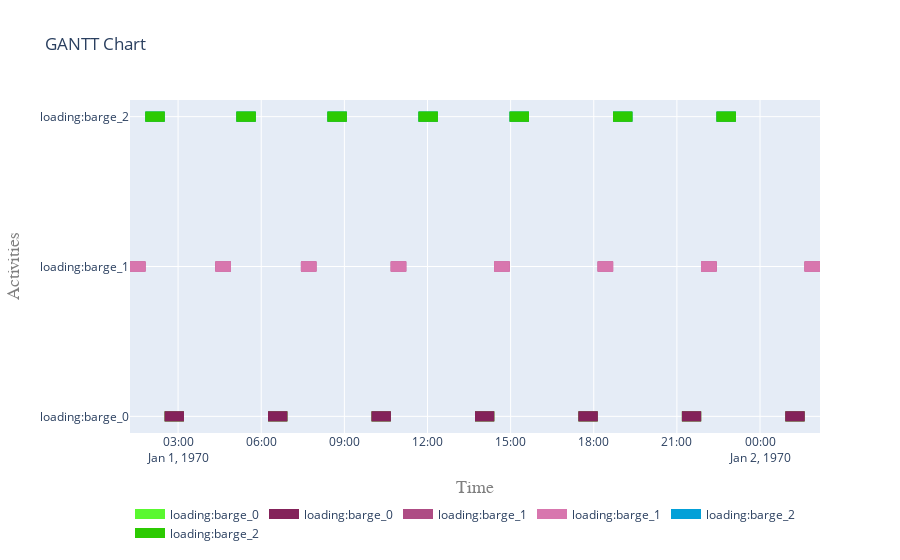

The code cell stored with this chart in its notebook:
### Markdown cell above
Plot only activities whose namespace (firt letters) matches load*

### Code cell
def expand(a, namespace):
    n = len(namespace)
    sa = []
    if a.name[0:n]==namespace:
        sa.append(a)
    if hasattr(a, "sub_processes"):
        for s in a.sub_processes:
            if s.name[0:n]==namespace:
                sa.append(s)
            sa+=expand(s,namespace)
    return sa
all_activities = []
for a in [*activities]:
    all_activities+=expand(activities[a],'load')
all_activities
fig = plot.get_gantt_chart(all_activities)

### Figure 1 — Plotly figure (JSON) as saved in the notebook; plotly's stock layout.template omitted (floating-point values rounded to 4 significant figures)
{"data": [{"connectgaps": false, "hoverinfo": "y+name", "line": {"color": "rgb(90,248,48)", "width": 10}, "mode": "lines", "name": "loading:barge_0", "type": "scatter", "x": ["1970-01-01T02:30:52", "1970-01-01T02:30:52", "1970-01-01T03:12:32", "1970-01-01T03:12:32", "1970-01-01T03:12:32", "1970-01-01T06:14:52", "1970-01-01T06:14:52", "1970-01-01T06:56:32", "1970-01-01T06:56:32", "1970-01-01T06:56:32", "1970-01-01T09:58:52", "1970-01-01T09:58:52", "1970-01-01T10:40:32", "1970-01-01T10:40:32", "1970-01-01T10:40:32", "1970-01-01T13:42:52", "1970-01-01T13:42:52", "1970-01-01T14:24:32", "1970-01-01T14:24:32", "1970-01-01T14:24:32", "1970-01-01T17:26:52", "1970-01-01T17:26:52", "1970-01-01T18:08:32", "1970-01-01T18:08:32", "1970-01-01T18:08:32", "1970-01-01T21:10:52", "1970-01-01T21:10:52", "1970-01-01T21:52:32", "1970-01-01T21:52:32", "1970-01-01T21:52:32", "1970-01-02T00:54:52", "1970-01-02T00:54:52", "1970-01-02T01:36:32", "1970-01-02T01:36:32", "1970-01-02T01:36:32", "1970-01-01T02:30:52", "1970-01-01T02:30:52", "1970-01-01T03:12:32", "1970-01-01T03:12:32", "1970-01-01T03:12:32", "1970-01-01T06:14:52", "1970-01-01T06:14:52", "1970-01-01T06:56:32", "1970-01-01T06:56:32", "1970-01-01T06:56:32", "1970-01-01T09:58:52", "1970-01-01T09:58:52", "1970-01-01T10:40:32", "1970-01-01T10:40:32", "1970-01-01T10:40:32", "1970-01-01T13:42:52", "1970-01-01T13:42:52", "1970-01-01T14:24:32", "1970-01-01T14:24:32", "1970-01-01T14:24:32", "1970-01-01T17:26:52", "1970-01-01T17:26:52", "1970-01-01T18:08:32", "1970-01-01T18:08:32", "1970-01-01T18:08:32", "1970-01-01T21:10:52", "1970-01-01T21:10:52", "1970-01-01T21:52:32", "1970-01-01T21:52:32", "1970-01-01T21:52:32", "1970-01-02T00:54:52", "1970-01-02T00:54:52", "1970-01-02T01:36:32", "1970-01-02T01:36:32", "1970-01-02T01:36:32"], "y": ["loading:barge_0", "loading:barge_0", "loading:barge_0", "loading:barge_0", null, "loading:barge_0", "loading:barge_0", "loading:barge_0", "loading:barge_0", null, "loading:barge_0", "loading:barge_0", "loading:barge_0", "loading:barge_0", null, "loading:barge_0", "loading:barge_0", "loading:barge_0", "loading:barge_0", null, "loading:barge_0", "loading:barge_0", "loading:barge_0", "loading:barge_0", null, "loading:barge_0", "loading:barge_0", "loading:barge_0", "loading:barge_0", null, "loading:barge_0", "loading:barge_0", "loading:barge_0", "loading:barge_0", null, "loading:barge_0", "loading:barge_0", "loading:barge_0", "loading:barge_0", null, "loading:barge_0", "loading:barge_0", "loading:barge_0", "loading:barge_0", null, "loading:barge_0", "loading:barge_0", "loading:barge_0", "loading:barge_0", null, "loading:barge_0", "loading:barge_0", "loading:barge_0", "loading:barge_0", null, "loading:barge_0", "loading:barge_0", "loading:barge_0", "loading:barge_0", null, "loading:barge_0", "loading:barge_0", "loading:barge_0", "loading:barge_0", null, "loading:barge_0", "loading:barge_0", "loading:barge_0", "loading:barge_0", null]}, {"connectgaps": false, "hoverinfo": "y+name", "line": {"color": "rgb(132,34,90)", "width": 10}, "mode": "lines", "name": "loading:barge_0", "type": "scatter", "x": ["1970-01-01T02:30:52", "1970-01-01T02:30:52", "1970-01-01T03:12:32", "1970-01-01T03:12:32", "1970-01-01T03:12:32", "1970-01-01T06:14:52", "1970-01-01T06:14:52", "1970-01-01T06:56:32", "1970-01-01T06:56:32", "1970-01-01T06:56:32", "1970-01-01T09:58:52", "1970-01-01T09:58:52", "1970-01-01T10:40:32", "1970-01-01T10:40:32", "1970-01-01T10:40:32", "1970-01-01T13:42:52", "1970-01-01T13:42:52", "1970-01-01T14:24:32", "1970-01-01T14:24:32", "1970-01-01T14:24:32", "1970-01-01T17:26:52", "1970-01-01T17:26:52", "1970-01-01T18:08:32", "1970-01-01T18:08:32", "1970-01-01T18:08:32", "1970-01-01T21:10:52", "1970-01-01T21:10:52", "1970-01-01T21:52:32", "1970-01-01T21:52:32", "1970-01-01T21:52:32", "1970-01-02T00:54:52", "1970-01-02T00:54:52", "1970-01-02T01:36:32", "1970-01-02T01:36:32", "1970-01-02T01:36:32", "1970-01-01T02:30:52", "1970-01-01T02:30:52", "1970-01-01T03:12:32", "1970-01-01T03:12:32", "1970-01-01T03:12:32", "1970-01-01T06:14:52", "1970-01-01T06:14:52", "1970-01-01T06:56:32", "1970-01-01T06:56:32", "1970-01-01T06:56:32", "1970-01-01T09:58:52", "1970-01-01T09:58:52", "1970-01-01T10:40:32", "1970-01-01T10:40:32", "1970-01-01T10:40:32", "1970-01-01T13:42:52", "1970-01-01T13:42:52", "1970-01-01T14:24:32", "1970-01-01T14:24:32", "1970-01-01T14:24:32", "1970-01-01T17:26:52", "1970-01-01T17:26:52", "1970-01-01T18:08:32", "1970-01-01T18:08:32", "1970-01-01T18:08:32", "1970-01-01T21:10:52", "1970-01-01T21:10:52", "1970-01-01T21:52:32", "1970-01-01T21:52:32", "1970-01-01T21:52:32", "1970-01-02T00:54:52", "1970-01-02T00:54:52", "1970-01-02T01:36:32", "1970-01-02T01:36:32", "1970-01-02T01:36:32"], "y": ["loading:barge_0", "loading:barge_0", "loading:barge_0", "loading:barge_0", null, "loading:barge_0", "loading:barge_0", "loading:barge_0", "loading:barge_0", null, "loading:barge_0", "loading:barge_0", "loading:barge_0", "loading:barge_0", null, "loading:barge_0", "loading:barge_0", "loading:barge_0", "loading:barge_0", null, "loading:barge_0", "loading:barge_0", "loading:barge_0", "loading:barge_0", null, "loading:barge_0", "loading:barge_0", "loading:barge_0", "loading:barge_0", null, "loading:barge_0", "loading:barge_0", "loading:barge_0", "loading:barge_0", null, "loading:barge_0", "loading:barge_0", "loading:barge_0", "loading:barge_0", null, "loading:barge_0", "loading:barge_0", "loading:barge_0", "loading:barge_0", null, "loading:barge_0", "loading:barge_0", "loading:barge_0", "loading:barge_0", null, "loading:barge_0", "loading:barge_0", "loading:barge_0", "loading:barge_0", null, "loading:barge_0", "loading:barge_0", "loading:barge_0", "loading:barge_0", null, "loading:barge_0", "loading:barge_0", "loading:barge_0", "loading:barge_0", null, "loading:barge_0", "loading:barge_0", "loading:barge_0", "loading:barge_0", null]}, {"connectgaps": false, "hoverinfo": "y+name", "line": {"color": "rgb(174,76,132)", "width": 10}, "mode": "lines", "name": "loading:barge_1", "type": "scatter", "x": ["1970-01-01T01:15:52", "1970-01-01T01:15:52", "1970-01-01T01:49:12", "1970-01-01T01:49:12", "1970-01-01T01:49:12", "1970-01-01T04:20:56", "1970-01-01T04:20:56", "1970-01-01T04:54:16", "1970-01-01T04:54:16", "1970-01-01T04:54:16", "1970-01-01T07:26:00", "1970-01-01T07:26:00", "1970-01-01T07:59:20", "1970-01-01T07:59:20", "1970-01-01T07:59:20", "1970-01-01T10:40:32", "1970-01-01T10:40:32", "1970-01-01T11:13:52", "1970-01-01T11:13:52", "1970-01-01T11:13:52", "1970-01-01T14:24:32", "1970-01-01T14:24:32", "1970-01-01T14:57:52", "1970-01-01T14:57:52", "1970-01-01T14:57:52", "1970-01-01T18:08:32", "1970-01-01T18:08:32", "1970-01-01T18:41:52", "1970-01-01T18:41:52", "1970-01-01T18:41:52", "1970-01-01T21:52:32", "1970-01-01T21:52:32", "1970-01-01T22:25:52", "1970-01-01T22:25:52", "1970-01-01T22:25:52", "1970-01-02T01:36:32", "1970-01-02T01:36:32", "1970-01-02T02:09:52", "1970-01-02T02:09:52", "1970-01-02T02:09:52", "1970-01-01T01:15:52", "1970-01-01T01:15:52", "1970-01-01T01:49:12", "1970-01-01T01:49:12", "1970-01-01T01:49:12", "1970-01-01T04:20:56", "1970-01-01T04:20:56", "1970-01-01T04:54:16", "1970-01-01T04:54:16", "1970-01-01T04:54:16", "1970-01-01T07:26:00", "1970-01-01T07:26:00", "1970-01-01T07:59:20", "1970-01-01T07:59:20", "1970-01-01T07:59:20", "1970-01-01T10:40:32", "1970-01-01T10:40:32", "1970-01-01T11:13:52", "1970-01-01T11:13:52", "1970-01-01T11:13:52", "1970-01-01T14:24:32", "1970-01-01T14:24:32", "1970-01-01T14:57:52", "1970-01-01T14:57:52", "1970-01-01T14:57:52", "1970-01-01T18:08:32", "1970-01-01T18:08:32", "1970-01-01T18:41:52", "1970-01-01T18:41:52", "1970-01-01T18:41:52", "1970-01-01T21:52:32", "1970-01-01T21:52:32", "1970-01-01T22:25:52", "1970-01-01T22:25:52", "1970-01-01T22:25:52", "1970-01-02T01:36:32", "1970-01-02T01:36:32", "1970-01-02T02:09:52", "1970-01-02T02:09:52", "1970-01-02T02:09:52"], "y": ["loading:barge_1", "loading:barge_1", "loading:barge_1", "loading:barge_1", null, "loading:barge_1", "loading:barge_1", "loading:barge_1", "loading:barge_1", null, "loading:barge_1", "loading:barge_1", "loading:barge_1", "loading:barge_1", null, "loading:barge_1", "loading:barge_1", "loading:barge_1", "loading:barge_1", null, "loading:barge_1", "loading:barge_1", "loading:barge_1", "loading:barge_1", null, "loading:barge_1", "loading:barge_1", "loading:barge_1", "loading:barge_1", null, "loading:barge_1", "loading:barge_1", "loading:barge_1", "loading:barge_1", null, "loading:barge_1", "loading:barge_1", "loading:barge_1", "loading:barge_1", null, "loading:barge_1", "loading:barge_1", "loading:barge_1", "loading:barge_1", null, "loading:barge_1", "loading:barge_1", "loading:barge_1", "loading:barge_1", null, "loading:barge_1", "loading:barge_1", "loading:barge_1", "loading:barge_1", null, "loading:barge_1", "loading:barge_1", "loading:barge_1", "loading:barge_1", null, "loading:barge_1", "loading:barge_1", "loading:barge_1", "loading:barge_1", null, "loading:barge_1", "loading:barge_1", "loading:barge_1", "loading:barge_1", null, "loading:barge_1", "loading:barge_1", "loading:barge_1", "loading:barge_1", null, "loading:barge_1", "loading:barge_1", "loading:barge_1", "loading:barge_1", null]}, {"connectgaps": false, "hoverinfo": "y+name", "line": {"color": "rgb(216,118,174)", "width": 10}, "mode": "lines", "name": "loading:barge_1", "type": "scatter", "x": ["1970-01-01T01:15:52", "1970-01-01T01:15:52", "1970-01-01T01:49:12", "1970-01-01T01:49:12", "1970-01-01T01:49:12", "1970-01-01T04:20:56", "1970-01-01T04:20:56", "1970-01-01T04:54:16", "1970-01-01T04:54:16", "1970-01-01T04:54:16", "1970-01-01T07:26:00", "1970-01-01T07:26:00", "1970-01-01T07:59:20", "1970-01-01T07:59:20", "1970-01-01T07:59:20", "1970-01-01T10:40:32", "1970-01-01T10:40:32", "1970-01-01T11:13:52", "1970-01-01T11:13:52", "1970-01-01T11:13:52", "1970-01-01T14:24:32", "1970-01-01T14:24:32", "1970-01-01T14:57:52", "1970-01-01T14:57:52", "1970-01-01T14:57:52", "1970-01-01T18:08:32", "1970-01-01T18:08:32", "1970-01-01T18:41:52", "1970-01-01T18:41:52", "1970-01-01T18:41:52", "1970-01-01T21:52:32", "1970-01-01T21:52:32", "1970-01-01T22:25:52", "1970-01-01T22:25:52", "1970-01-01T22:25:52", "1970-01-02T01:36:32", "1970-01-02T01:36:32", "1970-01-02T02:09:52", "1970-01-02T02:09:52", "1970-01-02T02:09:52", "1970-01-01T01:15:52", "1970-01-01T01:15:52", "1970-01-01T01:49:12", "1970-01-01T01:49:12", "1970-01-01T01:49:12", "1970-01-01T04:20:56", "1970-01-01T04:20:56", "1970-01-01T04:54:16", "1970-01-01T04:54:16", "1970-01-01T04:54:16", "1970-01-01T07:26:00", "1970-01-01T07:26:00", "1970-01-01T07:59:20", "1970-01-01T07:59:20", "1970-01-01T07:59:20", "1970-01-01T10:40:32", "1970-01-01T10:40:32", "1970-01-01T11:13:52", "1970-01-01T11:13:52", "1970-01-01T11:13:52", "1970-01-01T14:24:32", "1970-01-01T14:24:32", "1970-01-01T14:57:52", "1970-01-01T14:57:52", "1970-01-01T14:57:52", "1970-01-01T18:08:32", "1970-01-01T18:08:32", "1970-01-01T18:41:52", "1970-01-01T18:41:52", "1970-01-01T18:41:52", "1970-01-01T21:52:32", "1970-01-01T21:52:32", "1970-01-01T22:25:52", "1970-01-01T22:25:52", "1970-01-01T22:25:52", "1970-01-02T01:36:32", "1970-01-02T01:36:32", "1970-01-02T02:09:52", "1970-01-02T02:09:52", "1970-01-02T02:09:52"], "y": ["loading:barge_1", "loading:barge_1", "loading:barge_1", "loading:barge_1", null, "loading:barge_1", "loading:barge_1", "loading:barge_1", "loading:barge_1", null, "loading:barge_1", "loading:barge_1", "loading:barge_1", "loading:barge_1", null, "loading:barge_1", "loading:barge_1", "loading:barge_1", "loading:barge_1", null, "loading:barge_1", "loading:barge_1", "loading:barge_1", "loading:barge_1", null, "loading:barge_1", "loading:barge_1", "loading:barge_1", "loading:barge_1", null, "loading:barge_1", "loading:barge_1", "loading:barge_1", "loading:barge_1", null, "loading:barge_1", "loading:barge_1", "loading:barge_1", "loading:barge_1", null, "loading:barge_1", "loading:barge_1", "loading:barge_1", "loading:barge_1", null, "loading:barge_1", "loading:barge_1", "loading:barge_1", "loading:barge_1", null, "loading:barge_1", "loading:barge_1", "loading:barge_1", "loading:barge_1", null, "loading:barge_1", "loading:barge_1", "loading:barge_1", "loading:barge_1", null, "loading:barge_1", "loading:barge_1", "loading:barge_1", "loading:barge_1", null, "loading:barge_1", "loading:barge_1", "loading:barge_1", "loading:barge_1", null, "loading:barge_1", "loading:barge_1", "loading:barge_1", "loading:barge_1", null, "loading:barge_1", "loading:barge_1", "loading:barge_1", "loading:barge_1", null]}, {"connectgaps": false, "hoverinfo": "y+name", "line": {"color": "rgb(2,160,216)", "width": 10}, "mode": "lines", "name": "loading:barge_2", "type": "scatter", "x": ["1970-01-01T01:49:12", "1970-01-01T01:49:12", "1970-01-01T02:30:52", "1970-01-01T02:30:52", "1970-01-01T02:30:52", "1970-01-01T05:06:20", "1970-01-01T05:06:20", "1970-01-01T05:48:00", "1970-01-01T05:48:00", "1970-01-01T05:48:00", "1970-01-01T08:23:28", "1970-01-01T08:23:28", "1970-01-01T09:05:08", "1970-01-01T09:05:08", "1970-01-01T09:05:08", "1970-01-01T11:40:36", "1970-01-01T11:40:36", "1970-01-01T12:22:16", "1970-01-01T12:22:16", "1970-01-01T12:22:16", "1970-01-01T14:57:52", "1970-01-01T14:57:52", "1970-01-01T15:39:32", "1970-01-01T15:39:32", "1970-01-01T15:39:32", "1970-01-01T18:41:52", "1970-01-01T18:41:52", "1970-01-01T19:23:32", "1970-01-01T19:23:32", "1970-01-01T19:23:32", "1970-01-01T22:25:52", "1970-01-01T22:25:52", "1970-01-01T23:07:32", "1970-01-01T23:07:32", "1970-01-01T23:07:32", "1970-01-01T01:49:12", "1970-01-01T01:49:12", "1970-01-01T02:30:52", "1970-01-01T02:30:52", "1970-01-01T02:30:52", "1970-01-01T05:06:20", "1970-01-01T05:06:20", "1970-01-01T05:48:00", "1970-01-01T05:48:00", "1970-01-01T05:48:00", "1970-01-01T08:23:28", "1970-01-01T08:23:28", "1970-01-01T09:05:08", "1970-01-01T09:05:08", "1970-01-01T09:05:08", "1970-01-01T11:40:36", "1970-01-01T11:40:36", "1970-01-01T12:22:16", "1970-01-01T12:22:16", "1970-01-01T12:22:16", "1970-01-01T14:57:52", "1970-01-01T14:57:52", "1970-01-01T15:39:32", "1970-01-01T15:39:32", "1970-01-01T15:39:32", "1970-01-01T18:41:52", "1970-01-01T18:41:52", "1970-01-01T19:23:32", "1970-01-01T19:23:32", "1970-01-01T19:23:32", "1970-01-01T22:25:52", "1970-01-01T22:25:52", "1970-01-01T23:07:32", "1970-01-01T23:07:32", "1970-01-01T23:07:32"], "y": ["loading:barge_2", "loading:barge_2", "loading:barge_2", "loading:barge_2", null, "loading:barge_2", "loading:barge_2", "loading:barge_2", "loading:barge_2", null, "loading:barge_2", "loading:barge_2", "loading:barge_2", "loading:barge_2", null, "loading:barge_2", "loading:barge_2", "loading:barge_2", "loading:barge_2", null, "loading:barge_2", "loading:barge_2", "loading:barge_2", "loading:barge_2", null, "loading:barge_2", "loading:barge_2", "loading:barge_2", "loading:barge_2", null, "loading:barge_2", "loading:barge_2", "loading:barge_2", "loading:barge_2", null, "loading:barge_2", "loading:barge_2", "loading:barge_2", "loading:barge_2", null, "loading:barge_2", "loading:barge_2", "loading:barge_2", "loading:barge_2", null, "loading:barge_2", "loading:barge_2", "loading:barge_2", "loading:barge_2", null, "loading:barge_2", "loading:barge_2", "loading:barge_2", "loading:barge_2", null, "loading:barge_2", "loading:barge_2", "loading:barge_2", "loading:barge_2", null, "loading:barge_2", "loading:barge_2", "loading:barge_2", "loading:barge_2", null, "loading:barge_2", "loading:barge_2", "loading:barge_2", "loading:barge_2", null]}, {"connectgaps": false, "hoverinfo": "y+name", "line": {"color": "rgb(44,202,2)", "width": 10}, "mode": "lines", "name": "loading:barge_2", "type": "scatter", "x": ["1970-01-01T01:49:12", "1970-01-01T01:49:12", "1970-01-01T02:30:52", "1970-01-01T02:30:52", "1970-01-01T02:30:52", "1970-01-01T05:06:20", "1970-01-01T05:06:20", "1970-01-01T05:48:00", "1970-01-01T05:48:00", "1970-01-01T05:48:00", "1970-01-01T08:23:28", "1970-01-01T08:23:28", "1970-01-01T09:05:08", "1970-01-01T09:05:08", "1970-01-01T09:05:08", "1970-01-01T11:40:36", "1970-01-01T11:40:36", "1970-01-01T12:22:16", "1970-01-01T12:22:16", "1970-01-01T12:22:16", "1970-01-01T14:57:52", "1970-01-01T14:57:52", "1970-01-01T15:39:32", "1970-01-01T15:39:32", "1970-01-01T15:39:32", "1970-01-01T18:41:52", "1970-01-01T18:41:52", "1970-01-01T19:23:32", "1970-01-01T19:23:32", "1970-01-01T19:23:32", "1970-01-01T22:25:52", "1970-01-01T22:25:52", "1970-01-01T23:07:32", "1970-01-01T23:07:32", "1970-01-01T23:07:32", "1970-01-01T01:49:12", "1970-01-01T01:49:12", "1970-01-01T02:30:52", "1970-01-01T02:30:52", "1970-01-01T02:30:52", "1970-01-01T05:06:20", "1970-01-01T05:06:20", "1970-01-01T05:48:00", "1970-01-01T05:48:00", "1970-01-01T05:48:00", "1970-01-01T08:23:28", "1970-01-01T08:23:28", "1970-01-01T09:05:08", "1970-01-01T09:05:08", "1970-01-01T09:05:08", "1970-01-01T11:40:36", "1970-01-01T11:40:36", "1970-01-01T12:22:16", "1970-01-01T12:22:16", "1970-01-01T12:22:16", "1970-01-01T14:57:52", "1970-01-01T14:57:52", "1970-01-01T15:39:32", "1970-01-01T15:39:32", "1970-01-01T15:39:32", "1970-01-01T18:41:52", "1970-01-01T18:41:52", "1970-01-01T19:23:32", "1970-01-01T19:23:32", "1970-01-01T19:23:32", "1970-01-01T22:25:52", "1970-01-01T22:25:52", "1970-01-01T23:07:32", "1970-01-01T23:07:32", "1970-01-01T23:07:32"], "y": ["loading:barge_2", "loading:barge_2", "loading:barge_2", "loading:barge_2", null, "loading:barge_2", "loading:barge_2", "loading:barge_2", "loading:barge_2", null, "loading:barge_2", "loading:barge_2", "loading:barge_2", "loading:barge_2", null, "loading:barge_2", "loading:barge_2", "loading:barge_2", "loading:barge_2", null, "loading:barge_2", "loading:barge_2", "loading:barge_2", "loading:barge_2", null, "loading:barge_2", "loading:barge_2", "loading:barge_2", "loading:barge_2", null, "loading:barge_2", "loading:barge_2", "loading:barge_2", "loading:barge_2", null, "loading:barge_2", "loading:barge_2", "loading:barge_2", "loading:barge_2", null, "loading:barge_2", "loading:barge_2", "loading:barge_2", "loading:barge_2", null, "loading:barge_2", "loading:barge_2", "loading:barge_2", "loading:barge_2", null, "loading:barge_2", "loading:barge_2", "loading:barge_2", "loading:barge_2", null, "loading:barge_2", "loading:barge_2", "loading:barge_2", "loading:barge_2", null, "loading:barge_2", "loading:barge_2", "loading:barge_2", "loading:barge_2", null, "loading:barge_2", "loading:barge_2", "loading:barge_2", "loading:barge_2", null]}], "layout": {"hovermode": "closest", "legend": {"orientation": "h", "x": 0, "y": -0.2}, "title": {"text": "GANTT Chart"}, "xaxis": {"range": ["1970-01-01T01:15:52", "1970-01-02T02:09:52"], "title": {"font": {"color": "#7f7f7f", "family": "Courier New, monospace", "size": 18}, "text": "Time"}}, "yaxis": {"title": {"font": {"color": "#7f7f7f", "family": "Courier New, monospace", "size": 18}, "text": "Activities"}}}}
